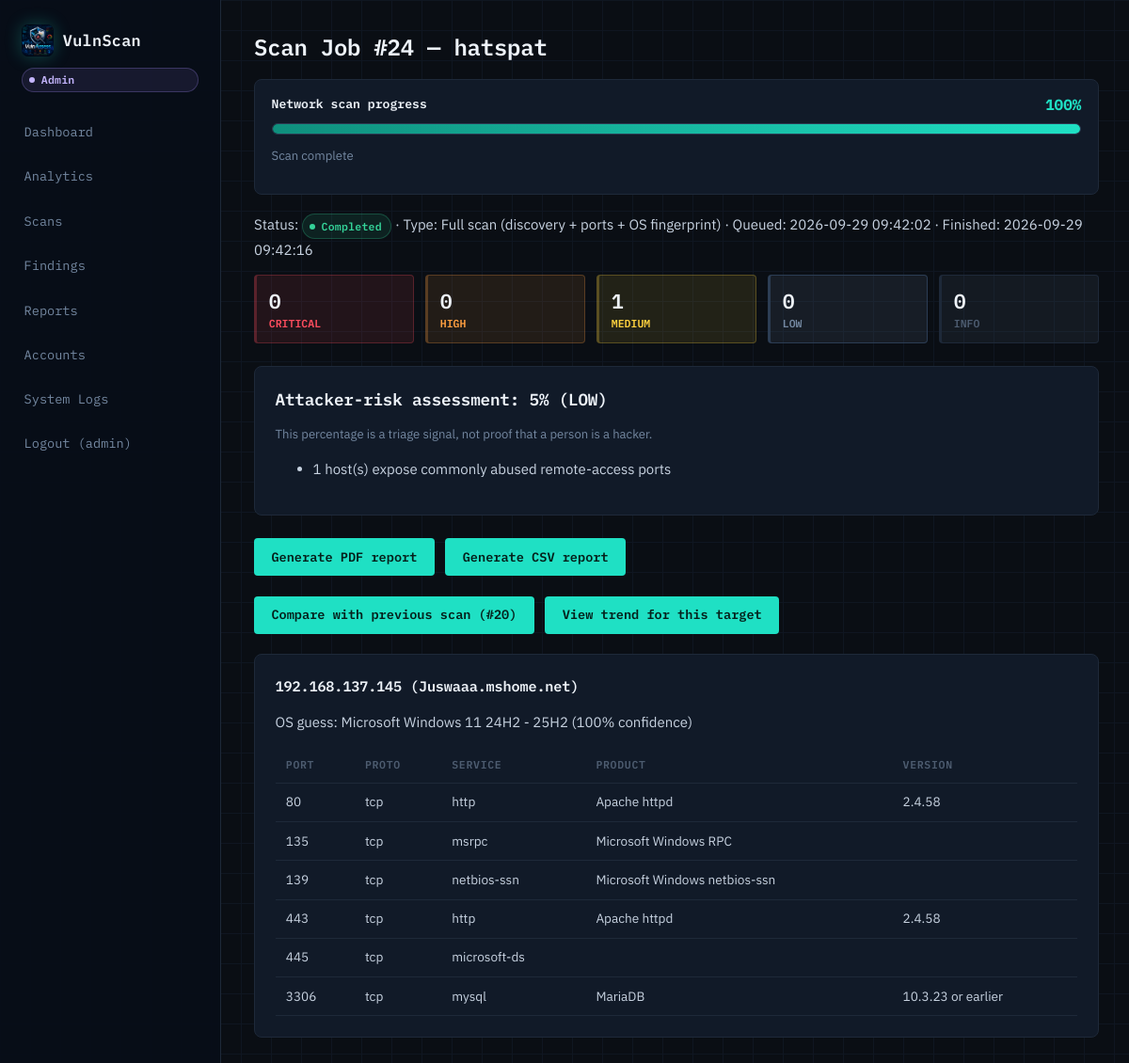
The page /scanning/jobs/24/ (signed in) on the database its author committed.
### accounts/models.py (models this page shows, shortened)
class User(AbstractUser):
    role = models.CharField(
        max_length=16, choices=Role.choices, default=Role.VIEWER)
    email = models.EmailField(unique=True)
    phone_number = models.CharField(
        max_length=20, blank=True, null=True, default="")
    organization = models.CharField(max_length=255, blank=True)
    mfa_enabled = models.BooleanField(default=False)
    last_login_ip = models.GenericIPAddressField(null=True, blank=True)
    created_at = models.DateTimeField(auto_now_add=True)
    @property
    def is_admin_role(self):
        return self.role == Role.ADMIN or self.is_superuser
    @property
    def is_analyst_role(self):
        return self.role in (Role.ADMIN, Role.ANALYST) or self.is_superuser
    def can_manage_accounts(self):
        return self.is_admin_role
    def can_run_scans(self):
        return self.is_analyst_role
    def can_analyze_vulnerabilities(self):
        return self.is_analyst_role
    def can_generate_reports(self):
        return self.is_analyst_role

### scanning/models.py (models this page shows, shortened)
class ScanJob(models.Model):
    class ScanType(models.TextChoices):
        DISCOVERY = "DISCOVERY", "Host discovery"
        PORT_SCAN = "PORT_SCAN", "Port & service scan"
        FULL = "FULL", "Full scan (discovery + ports + OS fingerprint)"
    class Status(models.TextChoices):
        QUEUED = "QUEUED", "Queued"
        RUNNING = "RUNNING", "Running"
        COMPLETED = "COMPLETED", "Completed"
        FAILED = "FAILED", "Failed"
        CANCELLED = "CANCELLED", "Cancelled"
    target = models.ForeignKey(Target, on_delete=models.CASCADE, related_name="jobs")
    initiated_by = models.ForeignKey(settings.AUTH_USER_MODEL, on_delete=models.CASCADE, related_name="scan_jobs")
    scan_type = models.CharField(max_length=16, choices=ScanType.choices, default=ScanType.FULL)
    status = models.CharField(max_length=16, choices=Status.choices, default=Status.QUEUED)
    nmap_arguments = models.CharField(max_length=255, default="-sV -O --top-ports 100")
    queued_at = models.DateTimeField(auto_now_add=True)
    started_at = models.DateTimeField(null=True, blank=True)
    finished_at = models.DateTimeField(null=True, blank=True)
    error_message = models.TextField(blank=True)
    scan_progress = models.PositiveSmallIntegerField(default=0)
    attacker_risk_score = models.PositiveSmallIntegerField(default=0)
    attacker_risk_label = models.CharField(max_length=16, default="LOW")
    attacker_risk_reasons = models.JSONField(default=list, blank=True)
    class Meta:
        ordering = ["-queued_at"]

class Target(models.Model):
    label = models.CharField(max_length=255)
    ip_or_cidr = models.CharField(
        max_length=255,
        verbose_name="IP or CIDR",
        help_text="e.g. 10.0.0.15 or 10.0.0.0/24",
    )
    owner = models.ForeignKey(settings.AUTH_USER_MODEL, on_delete=models.CASCADE, related_name="targets")
    is_active = models.BooleanField(default=True)
    created_at = models.DateTimeField(auto_now_add=True)

class DiscoveredHost(models.Model):
    job = models.ForeignKey(ScanJob, on_delete=models.CASCADE, related_name="hosts")
    ip_address = models.GenericIPAddressField()
    hostname = models.CharField(max_length=255, blank=True)
    state = models.CharField(max_length=16, default="up")  # up / down
    os_family = models.CharField(max_length=128, blank=True)
    os_accuracy = models.PositiveSmallIntegerField(null=True, blank=True)  # 0-100
    mac_address = models.CharField(max_length=32, blank=True)
    raw_probe_notes = models.TextField(blank=True, help_text="Notes from Scapy SYN/ACK probing")
    class Meta:
        unique_together = ("job", "ip_address")

class OpenPort(models.Model):
    host = models.ForeignKey(DiscoveredHost, on_delete=models.CASCADE, related_name="ports")
    port_number = models.PositiveIntegerField()
    protocol = models.CharField(max_length=8, default="tcp")  # tcp / udp
    state = models.CharField(max_length=16, default="open")
    service_name = models.CharField(max_length=128, blank=True)   # e.g. "http", "ssh"
    product = models.CharField(max_length=255, blank=True)         # e.g. "OpenSSH"
    version = models.CharField(max_length=128, blank=True)         # e.g. "8.2p1"
    extra_info = models.CharField(max_length=255, blank=True)
    class Meta:
        unique_together = ("host", "port_number", "protocol")
        ordering = ["port_number"]

### scanning/views.py (the view)
# urls.py: path("jobs/<int:job_id>/", views.job_detail, name="job_detail"),
@role_required("ADMIN", "ANALYST")
def job_detail(request, job_id):
    job = get_object_or_404(ScanJob.objects.select_related("target"), pk=job_id)
    hosts = job.hosts.prefetch_related("ports").all()
    progress = 100 if job.status == ScanJob.Status.COMPLETED else job.scan_progress
    from vulnassess.models import Finding, Severity
    severity_counts = {
        value: job.findings.filter(severity=value).count()
        for value, _label in Severity.choices
    }
    from vulnassess.comparison import previous_completed_job
    previous_job = previous_completed_job(job) if job.status == ScanJob.Status.COMPLETED else None
    return render(request, "scanning/job_detail.html", {
        "job": job, "hosts": hosts, "previous_job": previous_job,
        "severity_counts": severity_counts, "scan_progress": progress,
    })

### vulnassess/comparison.py (called while the page is built)
def previous_completed_job(job):
    from scanning.models import ScanJob
    return (
        ScanJob.objects.filter(
            target=job.target, status=ScanJob.Status.COMPLETED, queued_at__lt=job.queued_at,
        )
        .order_by("-queued_at")
        .first()
    )

### scanning/templates/scanning/job_detail.html (shortened to what this page needs)
{% extends "base.html" %}
{% block content %}
<h1>Scan Job #{{ job.id }} — {{ job.target.label }}</h1>
<div id="scan-progress-panel" class="scan-progress-panel{% if job.status == "QUEUED" or job.status == "RUNNING" %} is-active{% endif %}" data-progress="{{ scan_progress }}">
    <div class="scan-progress-heading">
        <span>Network scan progress</span>
        <strong id="scan-progress-value">{{ scan_progress }}%</strong>
    </div>
    <div class="scan-progress-track" role="progressbar" aria-label="Network scan progress" aria-valuemin="0" aria-valuemax="100" aria-valuenow="{{ scan_progress }}" aria-valuetext="{{ scan_progress }} percent complete">
        <span id="scan-progress-bar" style="width: {{ scan_progress }}%" aria-hidden="true"></span>
    </div>
    <p id="scan-progress-status" class="hint scan-progress-status" role="status" aria-live="polite">
        {% if job.status == "COMPLETED" %}Scan complete{% elif job.status == "FAILED" %}Scan stopped{% elif job.status == "QUEUED" %}Waiting to start{% else %}Scanning in progress{% endif %}
    </p>
</div>
<p>
    Status: <span class="status-badge status-{{ job.status|lower }}">{{ job.get_status_display }}</span>
    &middot; Type: {{ job.get_scan_type_display }}
    &middot; Queued: {{ job.queued_at|date:"Y-m-d H:i:s" }}
    {% if job.finished_at %}&middot; Finished: {{ job.finished_at|date:"Y-m-d H:i:s" }}{% endif %}
</p>
{% if job.status == "COMPLETED" %}
<div class="severity-summary" aria-label="Finding severity summary">
    <div class="severity-summary-item severity-critical"><strong>{{ severity_counts.CRITICAL }}</strong><span>Critical</span></div>
    <div class="severity-summary-item severity-high"><strong>{{ severity_counts.HIGH }}</strong><span>High</span></div>
    <div class="severity-summary-item severity-medium"><strong>{{ severity_counts.MEDIUM }}</strong><span>Medium</span></div>
    <div class="severity-summary-item severity-low"><strong>{{ severity_counts.LOW }}</strong><span>Low</span></div>
    <div class="severity-summary-item severity-info"><strong>{{ severity_counts.INFO }}</strong><span>Info</span></div>
</div>
<div class="card">
    <h2>Attacker-risk assessment: {{ job.attacker_risk_score }}% ({{ job.attacker_risk_label }})</h2>
    <p class="hint">This percentage is a triage signal, not proof that a person is a hacker.</p>
    {% if job.attacker_risk_reasons %}
        <ul>{% for reason in job.attacker_risk_reasons %}<li>{{ reason }}</li>{% endfor %}</ul>
    {% else %}
        <p>No suspicious transaction or network indicators were observed.</p>
    {% endif %}
</div>
{% endif %}
{% if job.status == "COMPLETED" and user.can_generate_reports %}
<p>
    <a href="{% url 'reporting:generate_report' job.id 'pdf' %}" class="btn-primary">Generate PDF report</a>
    <a href="{% url 'reporting:generate_report' job.id 'csv' %}" class="btn-primary">Generate CSV report</a>
</p>
{% endif %}
{% if job.status == "COMPLETED" %}
<p>
    {% if previous_job %}
        <a href="{% url 'scanning:job_compare' job.id %}" class="btn-primary">Compare with previous scan (#{{ previous_job.id }})</a>
    {% else %}
        <span class="hint">No earlier completed scan of this target to compare against yet.</span>
    {% endif %}
    <a href="{% url 'scanning:target_trend' job.target.id %}" class="btn-primary">View trend for this target</a>
</p>
{% endif %}
{% for host in hosts %}
    <div class="card">
        <h3>{{ host.ip_address }} {% if host.hostname %}({{ host.hostname }}){% endif %}</h3>
        {% if host.os_family %}<p>OS guess: {{ host.os_family }} ({{ host.os_accuracy }}% confidence)</p>{% endif %}
        {% if host.ports.all %}
        <table class="data-table">
            <thead><tr><th>Port</th><th>Proto</th><th>Service</th><th>Product</th><th>Version</th></tr></thead>
            <tbody>
            {% for port in host.ports.all %}
                <tr>
                    <td>{{ port.port_number }}</td>
                    <td>{{ port.protocol }}</td>
                    <td>{{ port.service_name }}</td>
                    <td>{{ port.product }}</td>
                    <td>{{ port.version }}</td>
                </tr>
            {% endfor %}
            </tbody>
        </table>
        {% else %}
            <p>{{ host.raw_probe_notes }}</p>
        {% endif %}
    </div>
{% empty %}
    <p>No hosts discovered yet{% if job.status == "RUNNING" %} — scan in progress, updating live above{% endif %}.</p>
{% endfor %}
{% endblock %}

### templates/base.html (shortened to what this page needs)
{% load static %}
<!DOCTYPE html>
<html lang="en">
<head>
    <link rel="stylesheet" href="{% static 'css/main.css' %}">
</head>
<body class="{% if request.resolver_match.url_name == 'login' or request.resolver_match.url_name == 'register' %}auth-page{% endif %}">
{% if request.resolver_match.url_name != 'login' and request.resolver_match.url_name != 'register' %}
<aside class="sidebar">
    <a class="brand" href="{% if user.is_authenticated %}{% url 'reporting:dashboard' %}{% else %}#{% endif %}">
        <img src="{% static 'images/logo1.png' %}" alt="VulnScan logo">
        <span>VulnScan</span>
        <span class="role-badge role-{{ user.role|lower }}">{{ user.get_role_display }}</span>
    </a>
<nav>
    {% if user.is_authenticated %}
        <a href="{% url 'reporting:dashboard' %}"
           class="{% if request.resolver_match.url_name == 'dashboard' %}active{% endif %}">
            Dashboard
        </a>
        <a href="{% url 'reporting:analytics' %}"
           class="{% if request.resolver_match.url_name == 'analytics' %}active{% endif %}">
            Analytics
        </a>
        {% if user.can_run_scans %}
            <a href="{% url 'scanning:job_list' %}"
               class="{% if request.resolver_match.namespace == 'scanning' %}active{% endif %}">
                Scans
            </a>
        {% endif %}
        {% if user.can_analyze_vulnerabilities %}
            <a href="{% url 'vulnassess:findings_list' %}"
               class="{% if request.resolver_match.namespace == 'vulnassess' %}active{% endif %}">
                Findings
            </a>
        {% endif %}
        <a href="{% url 'reporting:report_list' %}"
           class="{% if request.resolver_match.url_name == 'report_list' %}active{% endif %}">
            Reports
        </a>
        {% if user.can_manage_accounts %}
            <a href="{% url 'accounts:account_management' %}"
               class="{% if request.resolver_match.namespace == 'accounts' %}active{% endif %}">
                Accounts
            </a>
            <a href="{% url 'accounts:system_logs' %}"
               class="{% if request.resolver_match.url_name == 'system_logs' %}active{% endif %}">
                System Logs
            </a>
        {% endif %}
        <form action="{% url 'accounts:logout' %}" method="post" class="inline-form">
            <button type="submit" class="link-button logout-trigger">
                Logout ({{ user.username }})
            </button>
        </form>
    {% endif %}
</nav>
</aside>
{% endif %}
<main class="content">
    {% block content %}{% endblock %}
</main>
</body>
</html>

### rows shown on the page
User: role "Admin", username "admin"
ScanJob: id "24", target.label "hatspat", status "Completed", scan_type "Full scan (discovery + ports + OS fingerprint)", queued_at "2026-09-29 09:42:02", finished_at "2026-09-29 09:42:16", attacker_risk_score "5", attacker_risk_label "LOW"
ScanJob: id "20"
DiscoveredHost: ip_address "192.168.137.145", hostname "Juswaaa.mshome.net", os_family "Microsoft Windows 11 24H2 - 25H2", os_accuracy "100"
OpenPort: port_number "80", protocol "tcp", service_name "http", product "Apache httpd", version "2.4.58"
OpenPort: port_number "135", protocol "tcp", service_name "msrpc", product "Microsoft Windows RPC"
OpenPort: port_number "139", protocol "tcp", service_name "netbios-ssn", product "Microsoft Windows netbios-ssn"
OpenPort: port_number "443", protocol "tcp", service_name "http", product "Apache httpd", version "2.4.58"
OpenPort: port_number "445", protocol "tcp", service_name "microsoft-ds"
OpenPort: port_number "3306", protocol "tcp", service_name "mysql", product "MariaDB", version "10.3.23 or earlier"

### other values the page prints
{{ scan_progress }} "100"
{{ severity_counts.CRITICAL }} "0"
{{ severity_counts.HIGH }} "0"
{{ severity_counts.MEDIUM }} "1"
{{ severity_counts.LOW }} "0"
{{ severity_counts.INFO }} "0"
{{ reason }} "1 host(s) expose commonly abused remote-access ports"
